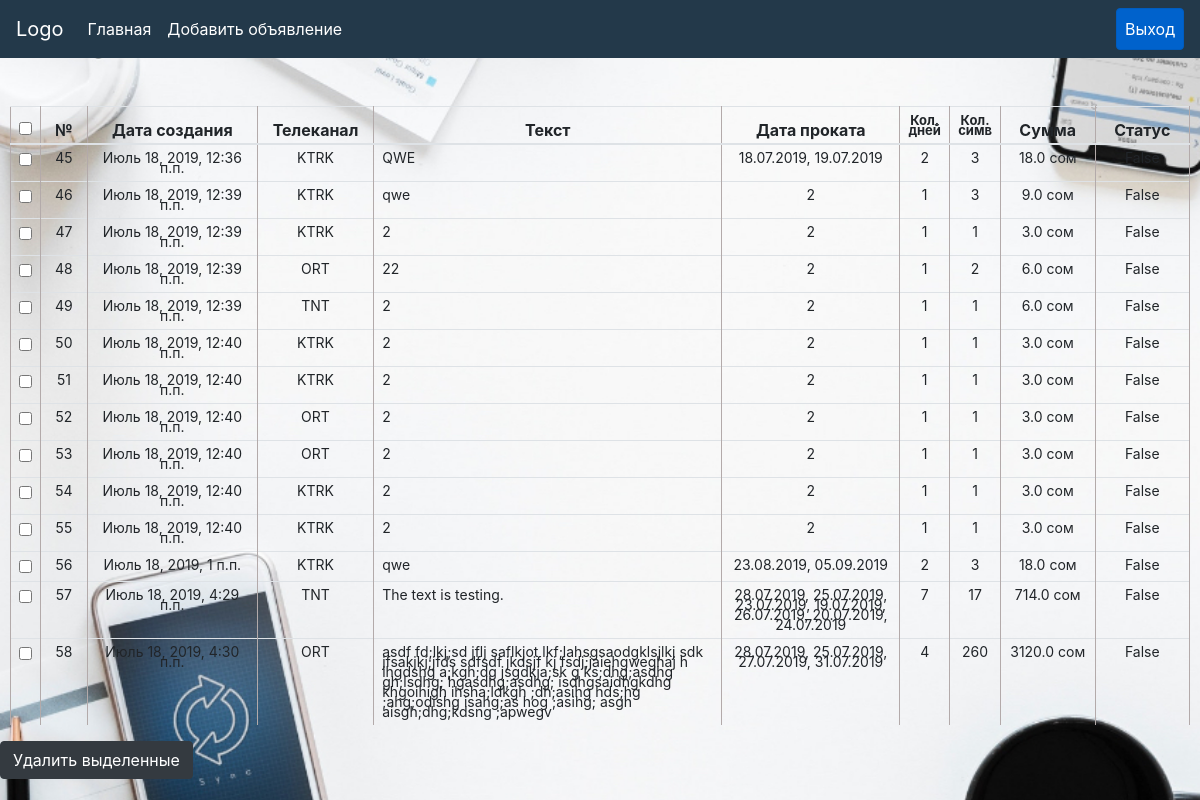
The app's page / (signed in) with its own data.
### site_tv/models.py (models this page shows, shortened)
class Post(models.Model):
    text = models.TextField()
    complete = models.BooleanField(default=False)
    order_date = models.DateTimeField(default=datetime.now)
    post_dates = models.CharField(max_length=255)
    quantity_symbols = models.PositiveIntegerField(null=True, blank=True)
    quantity_days = models.PositiveIntegerField(null=True, blank=True)
    total_price = models.FloatField(null=True, blank=True)
    reception = models.BooleanField(default=False)
    choice = models.ForeignKey(Choice, related_name='posts', on_delete=models.DO_NOTHING, null=True, blank=True)

class Choice(models.Model):
    tv_name = models.CharField(verbose_name='Имя', max_length=255)
    tv_price = models.FloatField()
    def __str__(self):
        return "{}".format(self.tv_name)

### site_tv/views.py (the view)
# urls.py: path('', SubPostListView.as_view(), name='post_list'),
class SubPostListView(LoginRequiredMixin, ListView):
    queryset = Post.objects.all()
    template_name = 'post_list.html'

### templates/post_list.html (shortened to what this page needs)
{% extends 'base.html' %}
{% block content %}
    <table class="table table-hover ">
        <thead>
        <tr>
            <th width="10px"><input type="checkbox" id="chkDelete" onClick="toggle(this)"/></th>
            <th width="50px">№</th>
            <th width="190px">Дата создания</th>
            <th width="120px">Телеканал</th>
            <th width="400px">Текст</th>
            <th width="200px">Дата проката</th>
            <th width="50px" style="font-size: 13px;">Кол. дней</th>
            <th width="50px" style="font-size: 13px;">Кол. симв</th>
            <th width="100px">Сумма</th>
            <th width="100px">Статус</th>
        </tr>
        </thead>
        <tbody>
        {% for text in object_list %}
            {% if text.complete %}
                <tr class="todo-completed">
                    <td><input type="checkbox" name="foo" id=""
                               onclick="location.href = '{% url 'uncomplete' text.id %}'" checked></td>
                    <td>{{ text.id }}</td>
                    <td>{{ text.order_date }}</td>
                    <td>{{ text.choice }}</td>
                    <td style="text-align:left;">{{ text.text }}</td>
                    <td>{{ text.post_dates }}</td>
                    <td>{{ text.quantity_days }}</td>
                    <td>{{ text.quantity_symbols }}</td>
                    <td>{{ text.total_price }} сом</td>
                    <td>{{ text.reception }}</td>
                </tr>
            {% else %}
                <tr class="todo-completed">
                    <td><input type="checkbox" name="foo" id=""
                               onclick="location.href = '{% url 'complete' text.id %}'"></td>
                    <td>{{ text.id }}</td>
                    <td>{{ text.order_date }}</td>
                    <td>{{ text.choice }}</td>
                    <td style="text-align:left;">{{ text.text }}</td>
                    <td>{{ text.post_dates }}</td>
                    <td>{{ text.quantity_days }}</td>
                    <td>{{ text.quantity_symbols }}</td>
                    <td>{{ text.total_price }} сом</td>
                    <td>{{ text.reception }}</td>
                </tr>
            {% endif %}
        {% endfor %}
        </tbody>
    </table>
    <div class="row t10">
        <div class="col-lg-12">
            <div class="btn-toolbar">
                <div class="btn-group">
                    <a href="{% url 'deletecomplete' %}">
                        <button type="button" class="btn btn-dark">
                            Удалить выделенные
                        </button>
                    </a>
                </div>
            </div>
        </div>
    </div>
{% endblock %}

### templates/base.html (shortened to what this page needs)
{% load static %}
<!doctype html>
<html lang="en">
<head>
    <link rel="stylesheet" href="https://stackpath.bootstrapcdn.com/bootstrap/4.3.1/css/bootstrap.min.css"
>
    <link rel="stylesheet" href="{% static 'css/style.css' %}">
    <link href="{% static 'css/github-gist.css' %}" rel="stylesheet" type="text/css">
    <link href="{% static 'css/datepicker.min.css' %}" rel="stylesheet" type="text/css">
</head>
<body>
<header class="header">
    <nav class="navbar navbar-expand-lg navbar-dark">
        <a class="navbar-brand" href="{% url 'post_list' %}">Logo</a>
        <div class="collapse navbar-collapse" id="navbarText">
            <ul class="navbar-nav mr-auto">
                <li class="nav-item active">
                    <a class="nav-link" href="{% url 'post_list' %}">Главная</a>
                </li>
                <li class="nav-item">
                    <a class="nav-link active" href="{% url 'main' %}">Добавить объявление</a>
                </li>
            </ul>
            <ul class="navbar-nav float-right">
                <li class="nav-item">
                    <a class="nav-link active btn btn-primary" href="{% url 'logout' %}">Выход</a>
                </li>
            </ul>
        </div>
    </nav>
</header>
<div class="container-fluid">
    <div class="row">
        {% block content %}
        {% endblock %}
    </div>
</div>
</body>
</html>

### static/css/style.css (style rules this page uses)
body { background-image: url(../images/img2.jpg); background-size: cover; background-position: 50% 50%; }
header { background-color: #23394A; }
table { margin: 3rem 10px; text-align: center; }
tbody { font-size: 14px; }
.table th, .table td { padding: .50rem; vertical-align: top; border-top: 1px solid #dee2e6; line-height: 10px; border-left: 1px solid #b3aaaa; border-right: 1px solid #b3aaaa; }

### records on screen
Post: id "45", order_date "Июль 18, 2019, 12:36 п.п.", choice "KTRK", text "QWE", post_dates "18.07.2019, 19.07.2019", quantity_days "2", quantity_symbols "3", total_price "18.0"
Post: id "46", order_date "Июль 18, 2019, 12:39 п.п.", choice "KTRK", text "qwe", post_dates "2", quantity_days "1", quantity_symbols "3", total_price "9.0", reception "False"
Post: id "47", order_date "Июль 18, 2019, 12:39 п.п.", choice "KTRK", text "2", post_dates "2", quantity_days "1", quantity_symbols "1", total_price "3.0", reception "False"
Post: id "48", order_date "Июль 18, 2019, 12:39 п.п.", choice "ORT", text "22", post_dates "2", quantity_days "1", quantity_symbols "2", total_price "6.0", reception "False"
Post: id "49", order_date "Июль 18, 2019, 12:39 п.п.", choice "TNT", text "2", post_dates "2", quantity_days "1", quantity_symbols "1", total_price "6.0", reception "False"
Post: id "50", order_date "Июль 18, 2019, 12:40 п.п.", choice "KTRK", text "2", post_dates "2", quantity_days "1", quantity_symbols "1", total_price "3.0", reception "False"
Post: id "51", order_date "Июль 18, 2019, 12:40 п.п.", choice "KTRK", text "2", post_dates "2", quantity_days "1", quantity_symbols "1", total_price "3.0", reception "False"
Post: id "52", order_date "Июль 18, 2019, 12:40 п.п.", choice "ORT", text "2", post_dates "2", quantity_days "1", quantity_symbols "1", total_price "3.0", reception "False"
Post: id "53", order_date "Июль 18, 2019, 12:40 п.п.", choice "ORT", text "2", post_dates "2", quantity_days "1", quantity_symbols "1", total_price "3.0", reception "False"
Post: id "54", order_date "Июль 18, 2019, 12:40 п.п.", choice "KTRK", text "2", post_dates "2", quantity_days "1", quantity_symbols "1", total_price "3.0", reception "False"
Post: id "55", order_date "Июль 18, 2019, 12:40 п.п.", choice "KTRK", text "2", post_dates "2", quantity_days "1", quantity_symbols "1", total_price "3.0", reception "False"
Post: id "56", order_date "Июль 18, 2019, 1 п.п.", choice "KTRK", text "qwe", post_dates "23.08.2019, 05.09.2019", quantity_days "2", quantity_symbols "3", total_price "18.0", reception "False"
Post: id "57", order_date "Июль 18, 2019, 4:29 п.п.", choice "TNT", text "The text is testing.", post_dates "28.07.2019, 25.07.2019, 23.07.2019, 19.07.2019, 26.07.2019, 20.07.2019, 24.07.2019", quantity_days "7", quantity_symbols "17", total_price "714.0", reception "False"
Post: id "58", order_date "Июль 18, 2019, 4:30 п.п.", choice "ORT", text "asdf fd;lkj;sd jflj saflkjot lkf;lahsgsaodgklsjlkj sdk jfsakjkj;jfds sdfsdf jkdsjf kj fsdj;jaiehgweghaj h ihgdshg a;kgh;dg jsgdkja;sk g ks;dhg;asdhg gh;lsdhg; hgasdhg;asdhg; isdhgsaidhgkdhg khgoihigh ihsha;ldkgh ;dh;asihg hds;hg ;ahg;odishg isahg;as hog ;asihg; asgh aisgh;dhg;kdsng ;apwegv", post_dates "28.07.2019, 25.07.2019, 27.07.2019, 31.07.2019", quantity_days "4", quantity_symbols "260", total_price "3120.0", reception "False"
